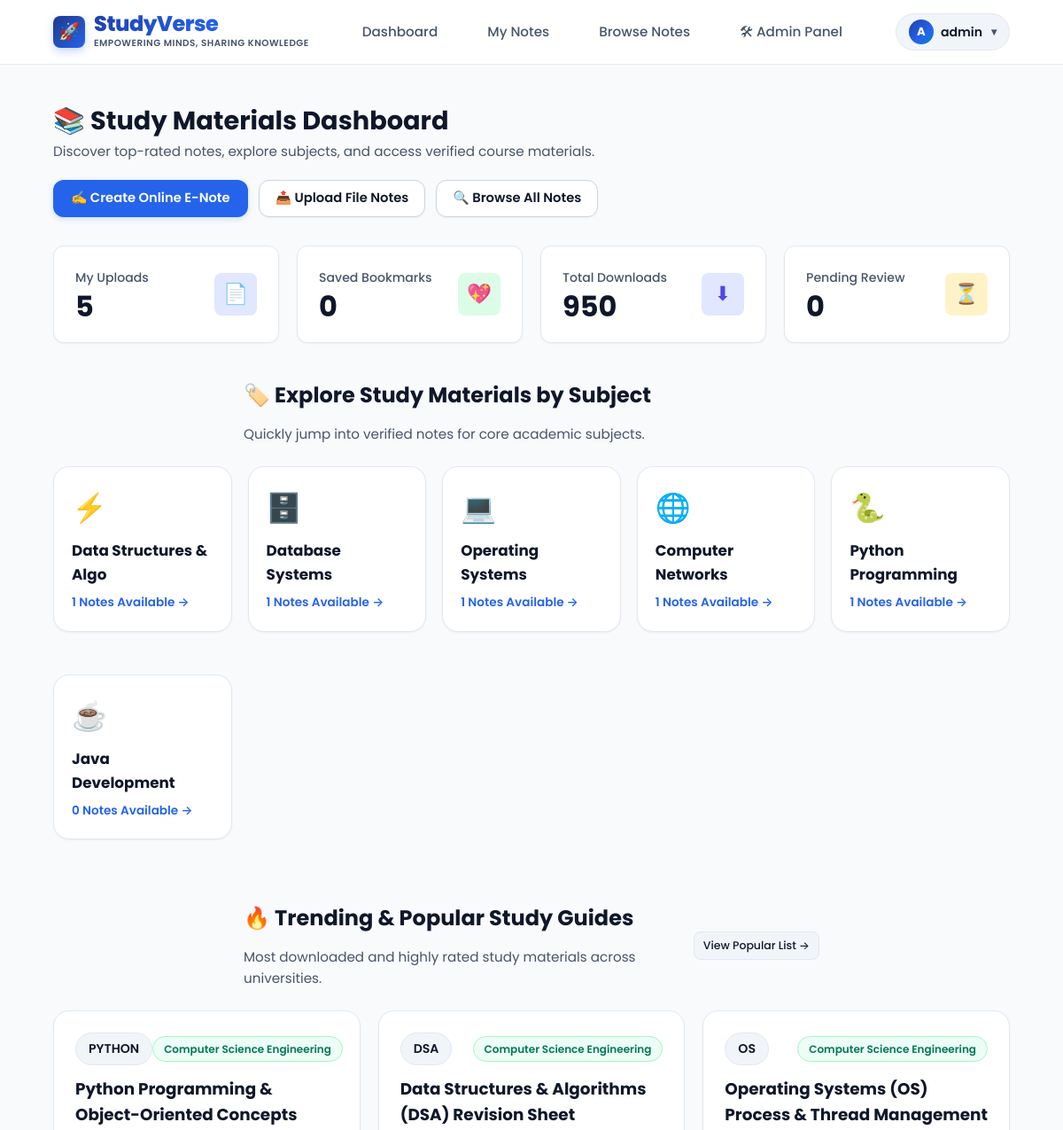
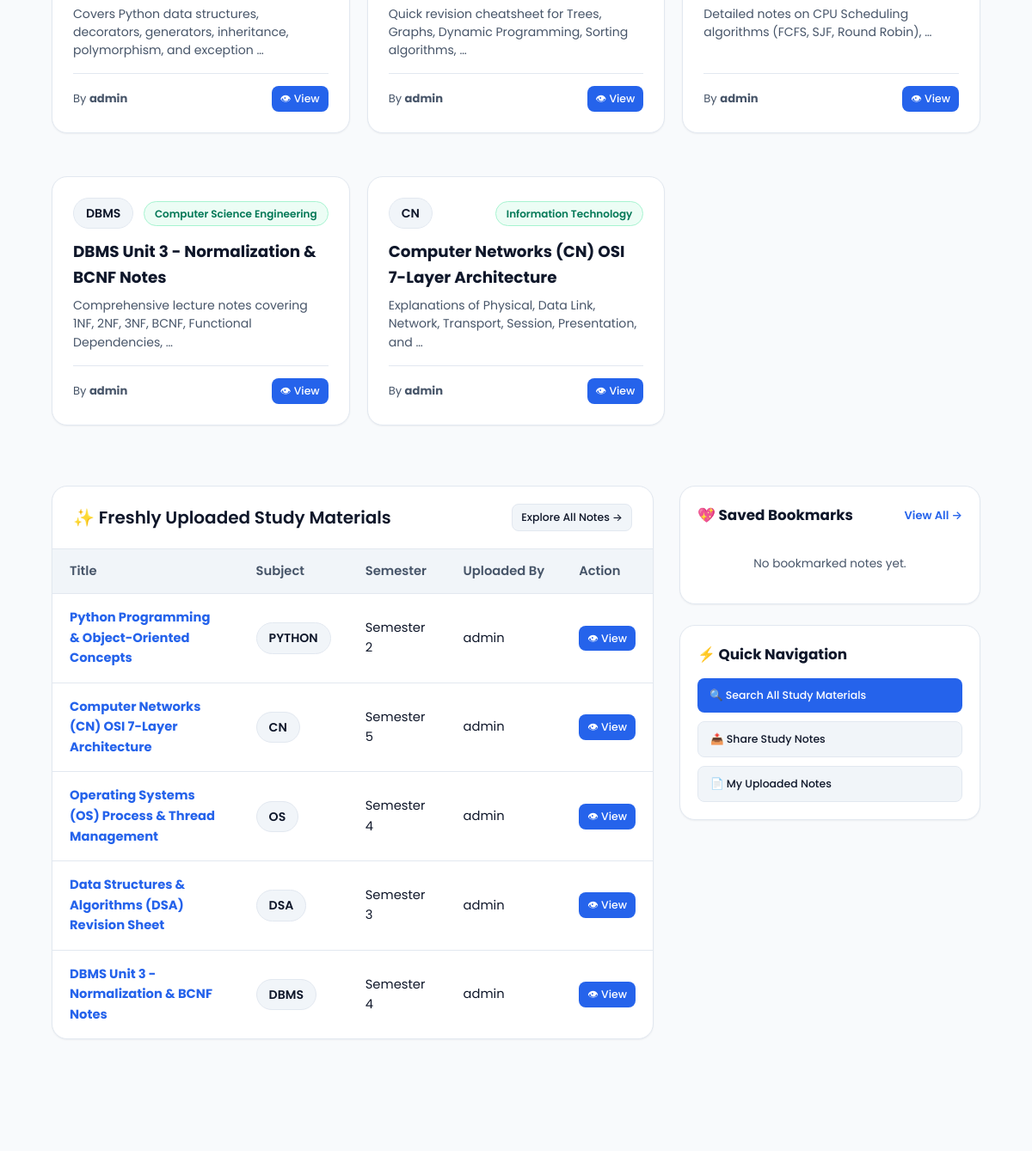
/dashboard/ (signed in, upper part), run on an earlier commit of the app's database (2 pictures, top to bottom).
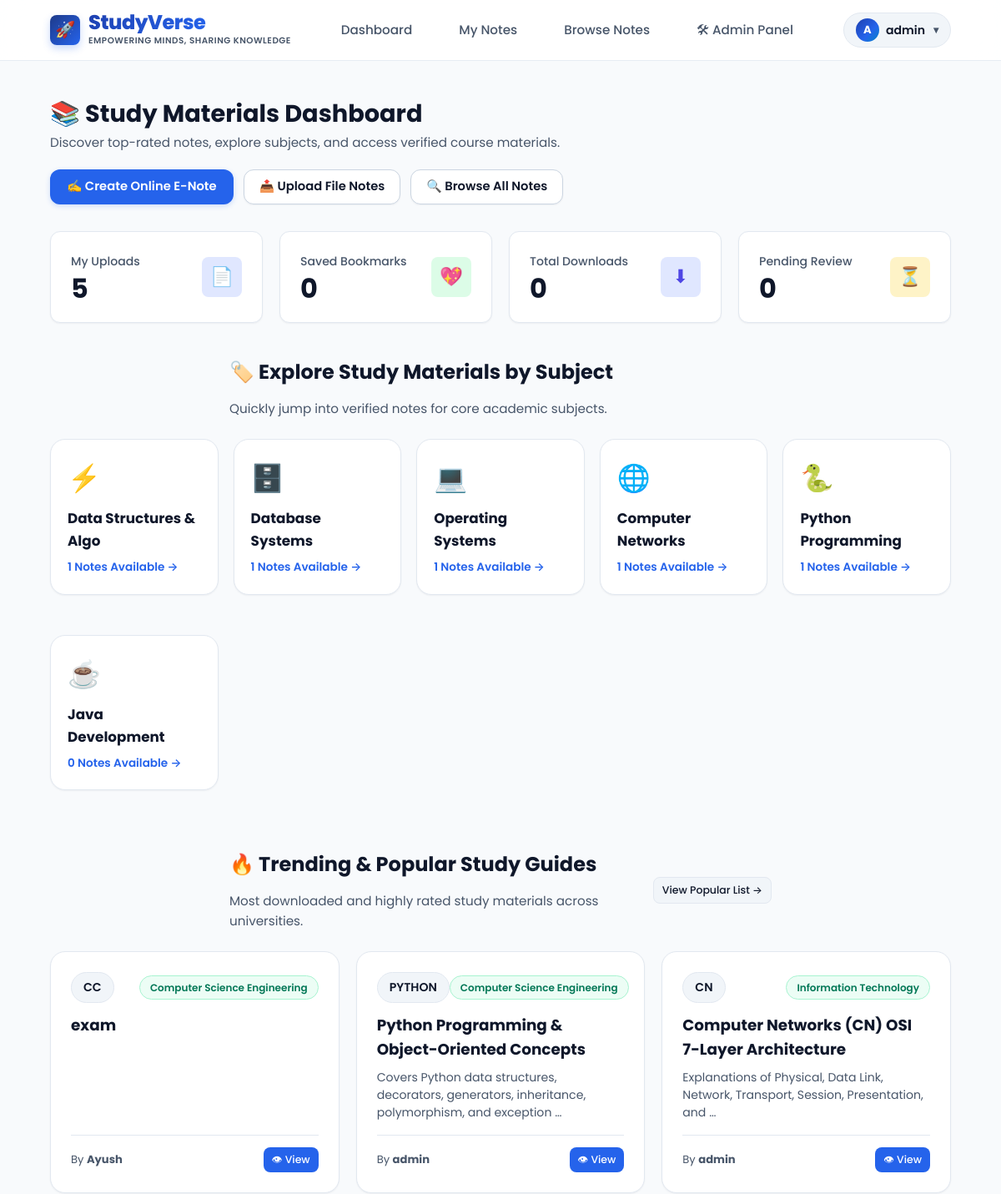
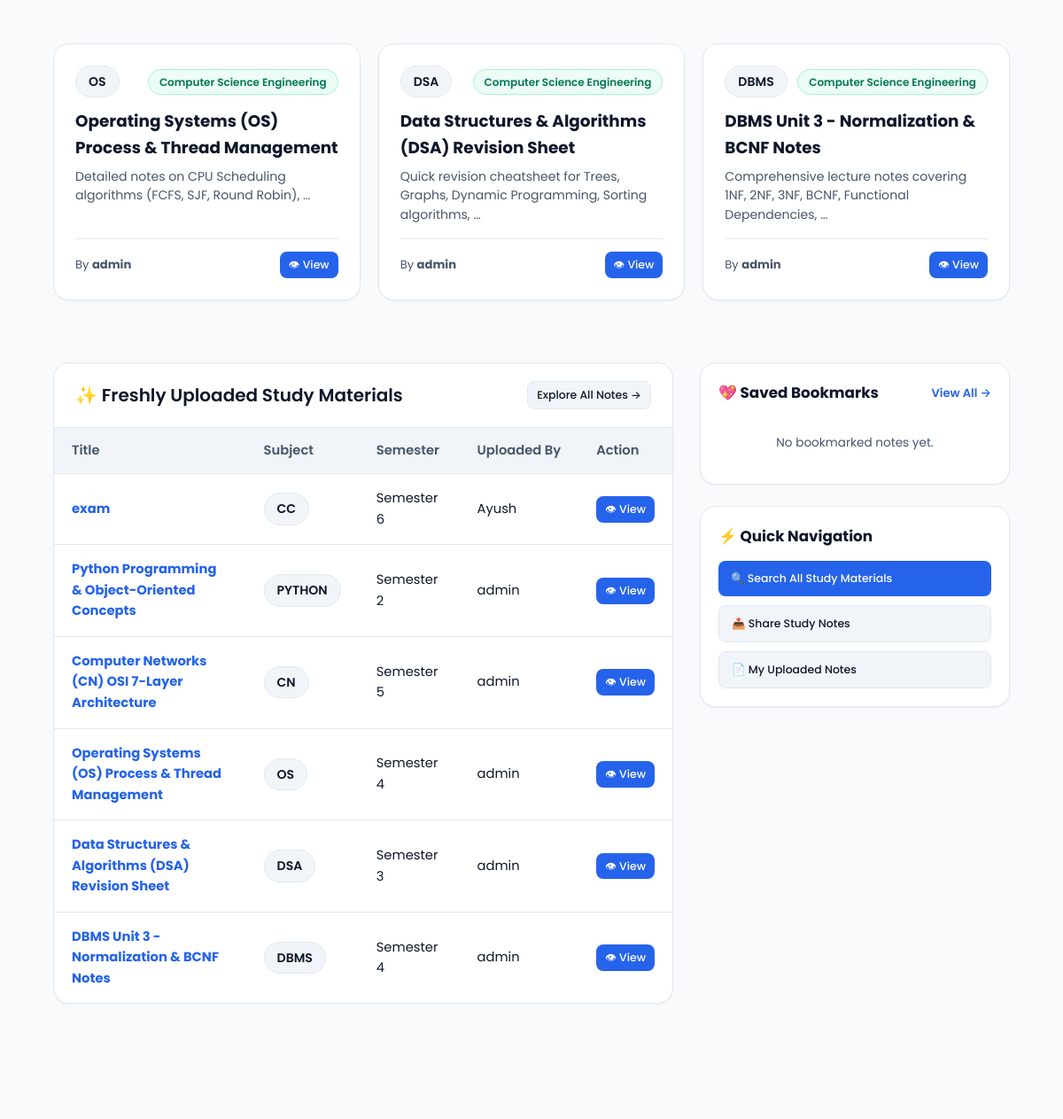
And on a later commit of the database (2 pictures, top to bottom).
### notes/models.py (models this page shows, shortened)
class Note(models.Model):
    STATUS_CHOICES = [
        ("Draft", "Draft"),
        ("Pending", "Pending"),
        ("Approved", "Approved"),
        ("Rejected", "Rejected"),
    ]
    SUBJECT_CHOICES = [
        ('DBMS', 'DBMS'),
        ('OS', 'Operating System'),
        ('CN', 'Computer Networks'),
        ('CC', 'Cloud Computing'),
        ('DSA', 'Data Structures'),
        ('JAVA', 'Java'),
        ('PYTHON', 'Python'),
        ('MATH', 'Mathematics'),
        ('OTHER', 'Other'),
    ]
    BRANCH_CHOICES = [
        ('CSE', 'Computer Science Engineering'),
        ('IT', 'Information Technology'),
        ('ECE', 'Electronics & Comm.'),
        ('ME', 'Mechanical Engineering'),
        ('CIVIL', 'Civil Engineering'),
        ('BCA_MCA', 'BCA / MCA'),
        ('COMMERCE', 'Commerce & Business'),
        ('OTHER', 'General / Other'),
    ]
    title = models.CharField(max_length=200)
    subject = models.CharField(max_length=50, choices=SUBJECT_CHOICES)
    branch = models.CharField(max_length=50, choices=BRANCH_CHOICES, default='CSE')
    semester = models.IntegerField()
    description = models.TextField(blank=True)
    content = models.TextField(blank=True, help_text="Rich text or markdown content for online created e-notes")
    drawing_data = models.TextField(blank=True, help_text="Base64 canvas drawing image data")
    is_online_note = models.BooleanField(default=False)
    file = models.FileField(upload_to='notes/', blank=True, null=True)
    uploaded_by = models.ForeignKey(User, on_delete=models.CASCADE)
    uploaded_at = models.DateTimeField(auto_now_add=True)
    downloads = models.IntegerField(default=0)
    views = models.IntegerField(default=0)
    likes = models.ManyToManyField(User, related_name='liked_notes', blank=True)
    status = models.CharField(
        max_length=20,
        choices=STATUS_CHOICES,
        default="Pending"
    )

### dashboard/views.py (the view)
# urls.py: path("dashboard/", include("dashboard.urls")),
@login_required
def dashboard(request):
    my_notes = Note.objects.filter(uploaded_by=request.user).order_by('-uploaded_at')
    total_notes = my_notes.count()
    approved_count = my_notes.filter(status="Approved").count()
    pending_count = my_notes.filter(status="Pending").count()
    total_downloads = my_notes.aggregate(Sum('downloads'))['downloads__sum'] or 0
    total_likes_received = sum([n.likes.count() for n in my_notes])
    user_bookmarks = Bookmark.objects.filter(user=request.user).select_related('note').order_by('-created_at')[:5]
    total_bookmarks = Bookmark.objects.filter(user=request.user).count()
    popular_notes = Note.objects.filter(status="Approved").order_by("-downloads", "-uploaded_at")[:6]
    recent_community_notes = Note.objects.filter(status="Approved").order_by("-uploaded_at")[:6]
    subjects_list = [
        {'code': 'DSA', 'name': 'Data Structures & Algo', 'icon': '⚡'},
        {'code': 'DBMS', 'name': 'Database Systems', 'icon': '🗄️'},
        {'code': 'OS', 'name': 'Operating Systems', 'icon': '💻'},
        {'code': 'CN', 'name': 'Computer Networks', 'icon': '🌐'},
        {'code': 'PYTHON', 'name': 'Python Programming', 'icon': '🐍'},
        {'code': 'JAVA', 'name': 'Java Development', 'icon': '☕'},
    ]
    for subj in subjects_list:
        subj['count'] = Note.objects.filter(status="Approved", subject=subj['code']).count()
    user_bookmarked_ids = Bookmark.objects.filter(user=request.user).values_list('note_id', flat=True)
    context = {
        "my_notes": my_notes[:5],
        "total_notes": total_notes,
        "approved_count": approved_count,
        "pending_count": pending_count,
        "total_downloads": total_downloads,
        "total_likes_received": total_likes_received,
        "total_bookmarks": total_bookmarks,
        "user_bookmarks": user_bookmarks,
        "popular_notes": popular_notes,
        "recent_community_notes": recent_community_notes,
        "subjects_list": subjects_list,
        "user_bookmarked_ids": list(user_bookmarked_ids),
    }
    return render(request, "dashboard/dashboard.html", context)

### templates/dashboard/dashboard.html (shortened to what the changed rows need)
{% extends "base.html" %}
{% load static %}
{% block content %}
<div class="dashboard-wrapper">
    <div class="dashboard-header">
        <div>
            <h1>📚 Study Materials Dashboard</h1>
        </div>
    </div>
    <div class="dashboard-cards-grid" style="grid-template-columns: repeat(auto-fit, minmax(200px, 1fr)); margin-bottom:40px;">
        <div class="stat-card">
            <div class="stat-info">
                <h2>{{ total_notes }}</h2>
            </div>
        </div>
        <div class="stat-card">
            <div class="stat-info">
                <h2>{{ total_bookmarks }}</h2>
            </div>
        </div>
        <div class="stat-card">
            <div class="stat-info">
                <span>Total Downloads</span>
                <h2>{{ total_downloads }}</h2>
            </div>
        </div>
        <div class="stat-card">
            <div class="stat-info">
                <h2>{{ pending_count }}</h2>
            </div>
        </div>
    </div>
    <div style="margin-bottom:40px;">
        <div class="section-title" style="margin-bottom:24px; text-align:left;">
            <h2 style="font-size:1.5rem; color:var(--text-dark);">🏷️ Explore Study Materials by Subject</h2>
        </div>
        <div style="display:grid; grid-template-columns: repeat(auto-fit, minmax(180px, 1fr)); gap:18px;">
            {% for subj in subjects_list %}
            <a href="{% url 'browse_notes' %}?subject={{ subj.code }}" class="content-card" style="padding:20px; text-decoration:none; display:block; transition:var(--transition-normal);">
                <div style="font-size:2rem; margin-bottom:10px;">{{ subj.icon }}</div>
                <h3 style="font-size:1.05rem; color:var(--text-dark); margin-bottom:4px;">{{ subj.name }}</h3>
                <span style="font-size:0.85rem; color:var(--primary); font-weight:600;">{{ subj.count }} Notes Available →</span>
            </a>
            {% endfor %}
        </div>
    </div>
    <div style="margin-bottom:40px;">
        <div class="section-title" style="margin-bottom:24px; text-align:left; display:flex; justify-content:space-between; align-items:center;">
            <div>
                <h2 style="font-size:1.5rem; color:var(--text-dark);">🔥 Trending & Popular Study Guides</h2>
            </div>
        </div>
        <div style="display:grid; grid-template-columns: repeat(auto-fit, minmax(280px, 1fr)); gap:20px;">
            {% for note in popular_notes %}
            <div class="content-card" style="padding:24px; display:flex; flex-direction:column; justify-content:space-between;">
                <div>
                    <div style="display:flex; justify-content:space-between; align-items:center; margin-bottom:12px;">
                        <span class="user-badge">{{ note.subject }}</span>
                        <span class="status-pill approved" style="font-size:0.75rem;">{{ note.get_branch_display }}</span>
                    </div>
                    <h3 style="font-size:1.15rem; color:var(--text-dark); margin-bottom:8px;">
                        <a href="{% url 'note_detail' note.id %}" style="text-decoration:none; color:var(--text-dark);">
                            {{ note.title }}
                        </a>
                    </h3>
                    {% if note.description %}
                    <p style="font-size:0.88rem; color:var(--text-muted); line-height:1.5; margin-bottom:16px;">
                        {{ note.description|truncatewords:10 }}
                    </p>
                    {% endif %}
                </div>
                <div style="border-top:1px solid var(--border-light); padding-top:14px; display:flex; justify-content:space-between; align-items:center;">
                    <span style="font-size:0.82rem; color:var(--text-muted);">
                        By <strong>{{ note.uploaded_by.first_name|default:note.uploaded_by.username }}</strong>
                    </span>
                    <a href="{% url 'note_detail' note.id %}" class="btn-sm btn-sm-primary">
                        👁 View
                    </a>
                </div>
            </div>
            {% empty %}
            <div class="content-card" style="padding:30px; text-align:center; grid-column: 1 / -1;">
                <p style="color:var(--text-muted);">No study notes available yet. Be the first to share notes!</p>
                <a href="{% url 'upload_note' %}" class="btn-primary" style="margin-top:12px;">Upload Notes</a>
            </div>
            {% endfor %}
        </div>
    </div>
    <div style="display:grid; grid-template-columns: 2fr 1fr; gap:30px; align-items:start;">
        <div class="content-card">
            <div class="content-card-header">
                <h2>✨ Freshly Uploaded Study Materials</h2>
            </div>
            <div class="table-responsive">
                <table class="modern-table">
                    <thead>
                        <tr>
                            <th>Title</th>
                            <th>Subject</th>
                            <th>Semester</th>
                            <th>Uploaded By</th>
                            <th>Action</th>
                        </tr>
                    </thead>
                    <tbody>
                        {% for note in recent_community_notes %}
                        <tr>
                            <td>
                                <a href="{% url 'note_detail' note.id %}" style="text-decoration:none;">
                                    <strong style="color:var(--primary);">{{ note.title }}</strong>
                                </a>
                            </td>
                            <td><span class="user-badge">{{ note.subject }}</span></td>
                            <td>Semester {{ note.semester }}</td>
                            <td>{{ note.uploaded_by.first_name|default:note.uploaded_by.username }}</td>
                            <td>
                                <a href="{% url 'note_detail' note.id %}" class="btn-sm btn-sm-primary">
                                    👁 View
                                </a>
                            </td>
                        </tr>
                        {% endfor %}
                    </tbody>
                </table>
            </div>
        </div>
    </div>
</div>
{% endblock %}

What changed in the data, as far as the page shows it:
now on this page (row edited): Note: subject "CC", branch "Computer Science Engineering", title "exam", uploaded_by.first_name "Ayush", semester "6"
changed Note "Computer Networks (CN) OSI 7-Layer Architecture": moves up the list
changed Note "Operating Systems (OS) Process & Thread Management": moves down the list
Also different on the page:
{{ total_downloads }}: "950" → "0"
